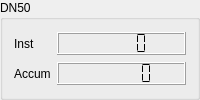
        <widget class="QGroupBox" name="gBox_StdDN50">
         <property name="title">
          <string>DN50</string>
         </property>
         <layout class="QGridLayout" name="gridLayout_13">
          <item row="0" column="0">
           <widget class="QLabel" name="label_21">
            <property name="sizePolicy">
             <sizepolicy hsizetype="Fixed" vsizetype="Preferred">
              <horstretch>0</horstretch>
              <verstretch>0</verstretch>
             </sizepolicy>
            </property>
            <property name="minimumSize">
             <size>
              <width>30</width>
              <height>20</height>
             </size>
            </property>
            <property name="text">
             <string>Inst</string>
            </property>
           </widget>
          </item>
          <item row="0" column="1">
           <widget class="QLCDNumber" name="lcdInstStdMeter_50">
            <property name="sizePolicy">
             <sizepolicy hsizetype="Preferred" vsizetype="Fixed">
              <horstretch>0</horstretch>
              <verstretch>0</verstretch>
             </sizepolicy>
            </property>
            <property name="minimumSize">
             <size>
              <width>40</width>
              <height>0</height>
             </size>
            </property>
            <property name="numDigits">
             <number>5</number>
            </property>
            <property name="segmentStyle">
             <enum>QLCDNumber::Flat</enum>
            </property>
           </widget>
          </item>
          <item row="1" column="0">
           <widget class="QLabel" name="label_22">
            <property name="sizePolicy">
             <sizepolicy hsizetype="Fixed" vsizetype="Preferred">
              <horstretch>0</horstretch>
              <verstretch>0</verstretch>
             </sizepolicy>
            </property>
            <property name="minimumSize">
             <size>
              <width>30</width>
              <height>20</height>
             </size>
            </property>
            <property name="text">
             <string>Accum</string>
            </property>
           </widget>
          </item>
          <item row="1" column="1">
           <widget class="QLCDNumber" name="lcdAccumStdMeter_50">
            <property name="sizePolicy">
             <sizepolicy hsizetype="Preferred" vsizetype="Fixed">
              <horstretch>0</horstretch>
              <verstretch>0</verstretch>
             </sizepolicy>
            </property>
            <property name="minimumSize">
             <size>
              <width>40</width>
              <height>0</height>
             </size>
            </property>
            <property name="numDigits">
             <number>6</number>
            </property>
            <property name="segmentStyle">
             <enum>QLCDNumber::Flat</enum>
            </property>
           </widget>
          </item>
         </layout>
        </widget>
